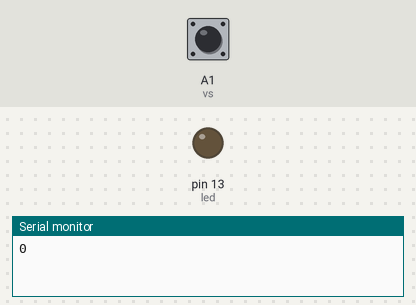
This sketch was run on a simulated Arduino Uno, built with avr-gcc and run on an emulated ATmega328P. On the bench: output pins drawn as LEDs (lit = HIGH), the last lines printed to the serial monitor. The test bench sets the inputs (shaded band); at power-on: A1 (vs) LOW.

Above: at 1.2 s.
1.3 s: A1 (vs) pulsed HIGH 2 times (0.12 s each, 0.3 s apart)
At 1.8 s:
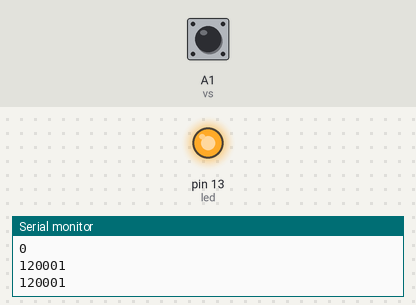
Timing chart, 0 to 4.3 s (numbered marks = the images above; inputs shaded):
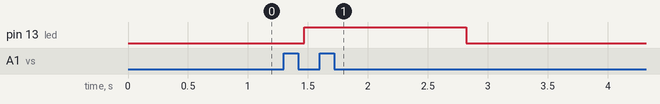

The sketch:

Vibration_navico.ino
```cpp
int led = 13;
int vs = A1;

void setup(){
  pinMode(led, OUTPUT);
  pinMode(vs, INPUT);
  Serial.begin(9600);

}
void loop(){
  long measurement =vibration();
  delay(50);
  Serial.println(measurement);
  if (measurement > 50){
    digitalWrite(led, HIGH);
  }
  else{
    digitalWrite(led, LOW);
  }
}

long vibration(){
  long measurement=pulseIn (vs, HIGH);
  return measurement;
}
```

Measured:
- after the input at 1.3 s, pin 13 (led): LOW → HIGH after 0.17 s, → LOW 1.4 s later
